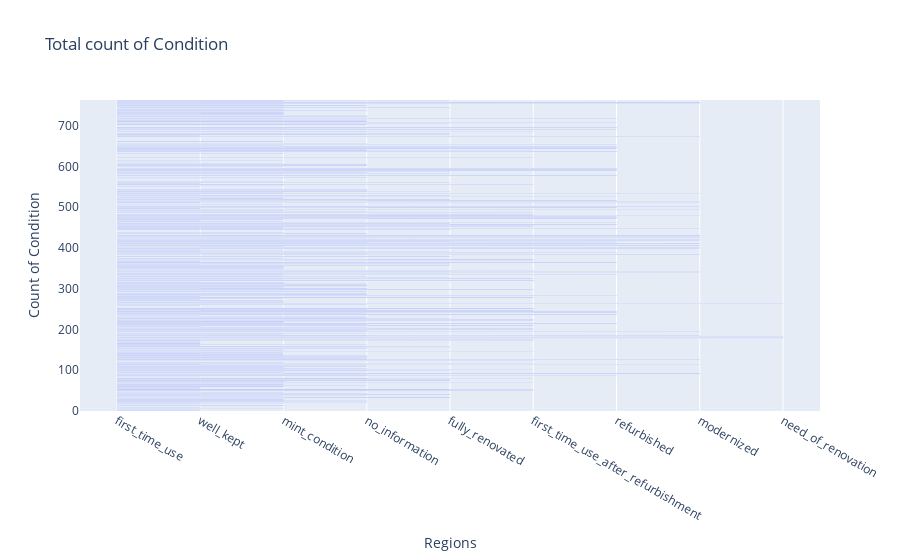

Notebook source saved alongside this figure:
### Markdown cell above
## **A Plot of the relationship between the condition and rental prices**

### Code cell
data = {
  'x': rentals['Condition'],
  'name': 'Condition',
  'type': 'bar'
};

layout = {
  'xaxis': {'title': 'Regions'},
    'yaxis': {'title': 'Count of Condition'},
  'barmode': 'relative',
  'title': 'Total count of Condition'
};
fig = go.Figure(data = data, layout = layout)
iplot(fig)

### Figure 1 — Plotly figure (JSON) as saved in the notebook; plotly's stock layout.template omitted (floating-point values rounded to 4 significant figures; data arrays with more than 128 entries replaced by an {"elided": "..."} marker saying what was removed)
{"data": [{"x": {"elided": "764 str values"}, "type": "bar", "name": "Condition"}], "layout": {"barmode": "relative", "yaxis": {"title": {"text": "Count of Condition"}}, "xaxis": {"title": {"text": "Regions"}}, "title": {"text": "Total count of Condition"}}}
